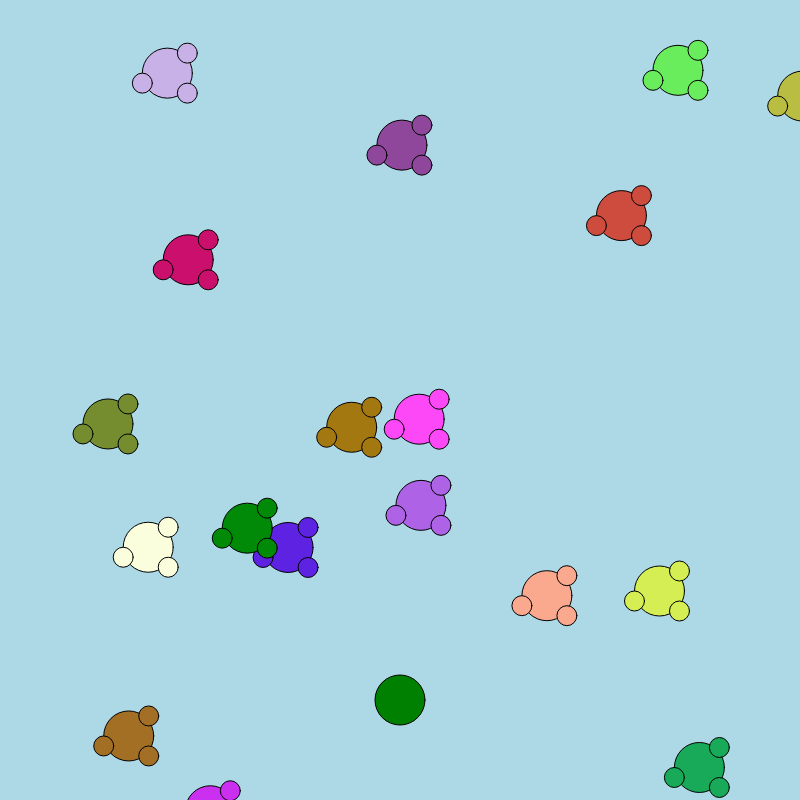
Frame 1 (no input)
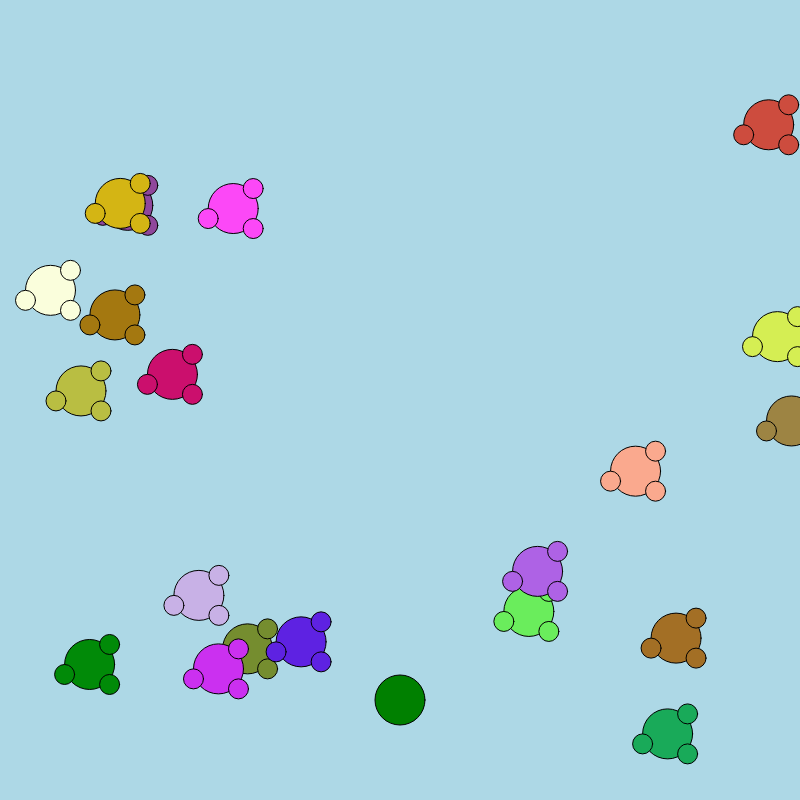
Frame 60 (no input)
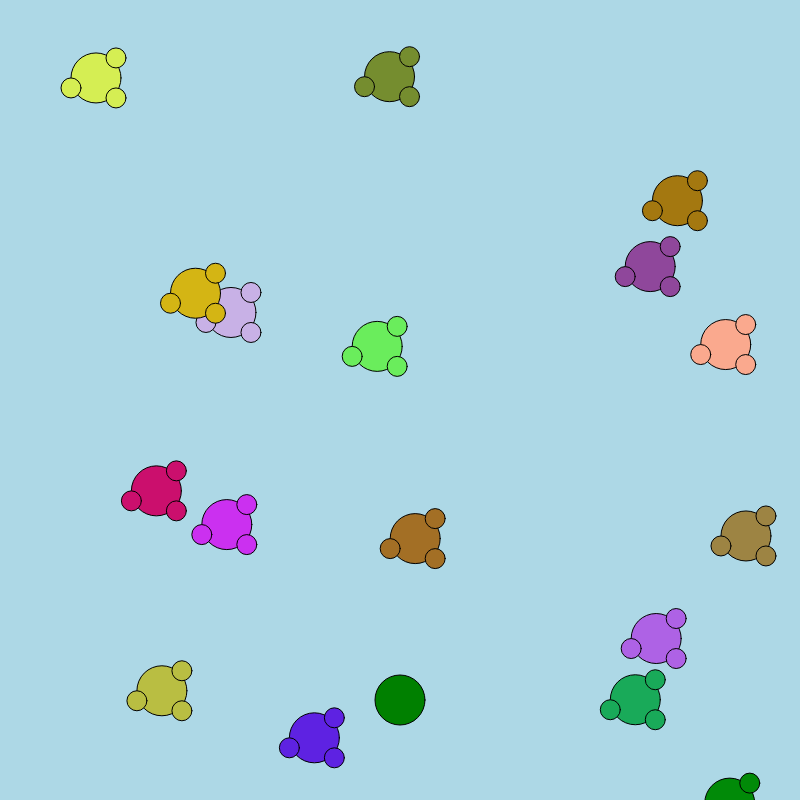
Frame 120 (the mouse pressed at the canvas centre since frame 60)

The p5.js sketch that drew these frames (run headless with seeded random() and noise() and a simulated clock; from frame 60 on, the mouse is pressed at the canvas centre):

// p5.js sketch
// ── sketch.js
var myCar;
var myCar2;
var cars = [] ;
var frogPos ;

function setup() {
  // put setup code here
  createCanvas(800, 800);

for (var i = 0; i < 20; i++) {
  cars.push(new Car()) ;

  }

  frogPos = createVector(400, height-100) ;
}

function draw() {
  // put drawing code here
  background('lightblue');

  for (var i = 0; i < cars.length; i++) {
  cars[i].display();
  cars[i].drive();
  if (cars[i].pos.dist(frogPos) < 45) {
    cars.splice(i, 1) ;
  }

}



// frog
  fill('green') ;
  ellipse(frogPos.x, frogPos.y, 50, 50) ;
  checkForKeys();

}


function checkForKeys() {
  if (keyIsDown(LEFT_ARROW)) frogPos.x -=10 ;
  if (keyIsDown(RIGHT_ARROW)) frogPos.x +=10 ;
  if (keyIsDown(UP_ARROW)) frogPos.y -=10 ;
  if (keyIsDown(DOWN_ARROW)) frogPos.y +=10 ;

}



//our Car class!!!!
function Car() {
  // attributes
  this.pos = createVector(random(width), random(height));
  this.vel = createVector(random(-5,5), random(-5,5)) ;
  this.r = random(255) ;
  this.g = random(255) ;
  this.b = random(255) ;
  // methods
  this.display = function() {
    fill(this.r, this.g, this.b) ;

    ellipse(this.pos.x + 50, this.pos.y + 50, 50);
    ellipse(this.pos.x + 70, this.pos.y + 70, 20);
    ellipse(this.pos.x + 70, this.pos.y + 30, 20);
    ellipse(this.pos.x + 25, this.pos.y + 60, 20);
  }

  this.drive = function() {
    this.pos.add(this.vel) ;
    if (this.pos.x > width) this.pos.x = 0 ;
    if (this.pos.x < 0) this.pos.x = width ;
    if (this.pos.y > width) this.pos.y = 0 ;
    if (this.pos.y < 0) this.pos.y = height ;

    }

}
